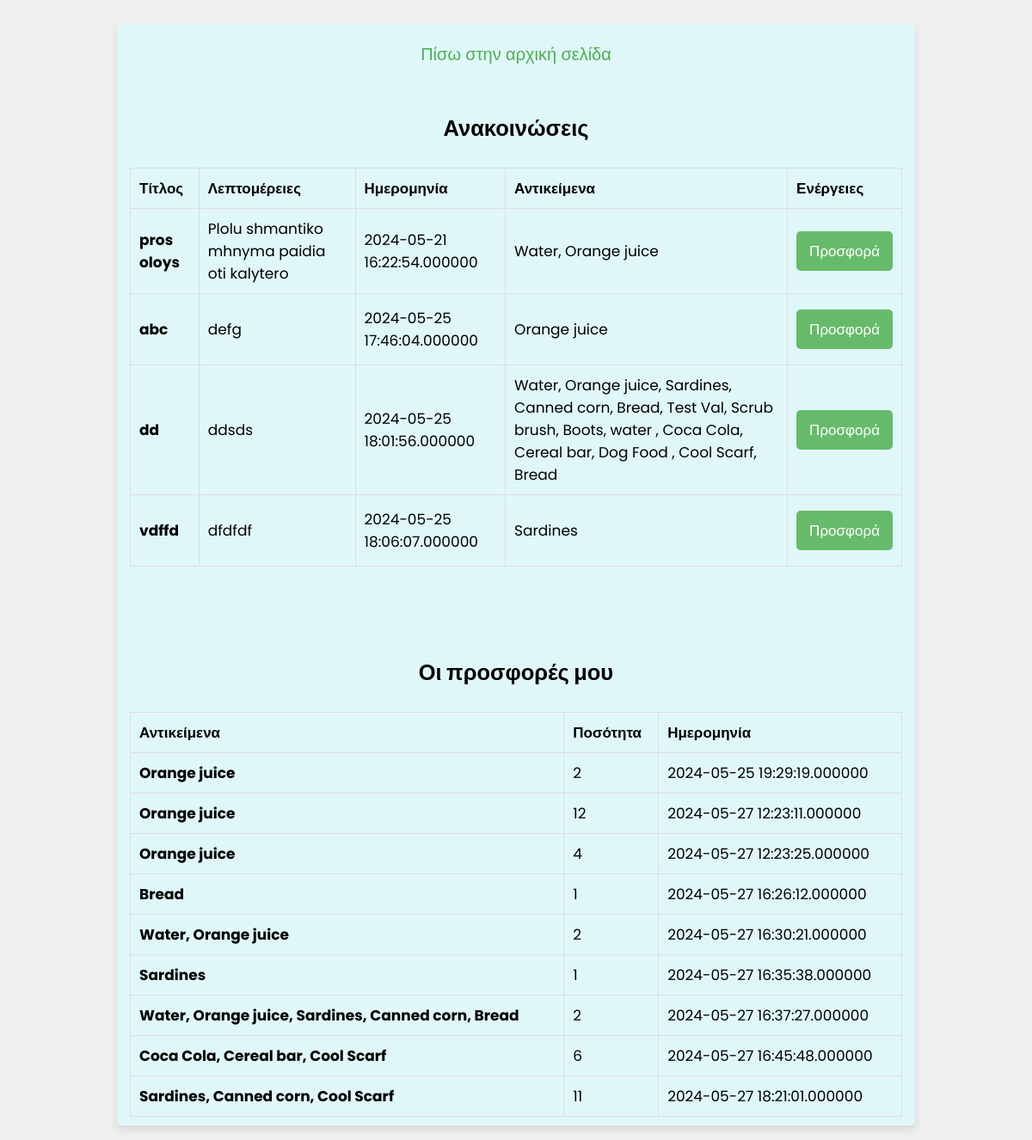
The page /civilian_announcements.php (signed in) on the database as committed earlier.
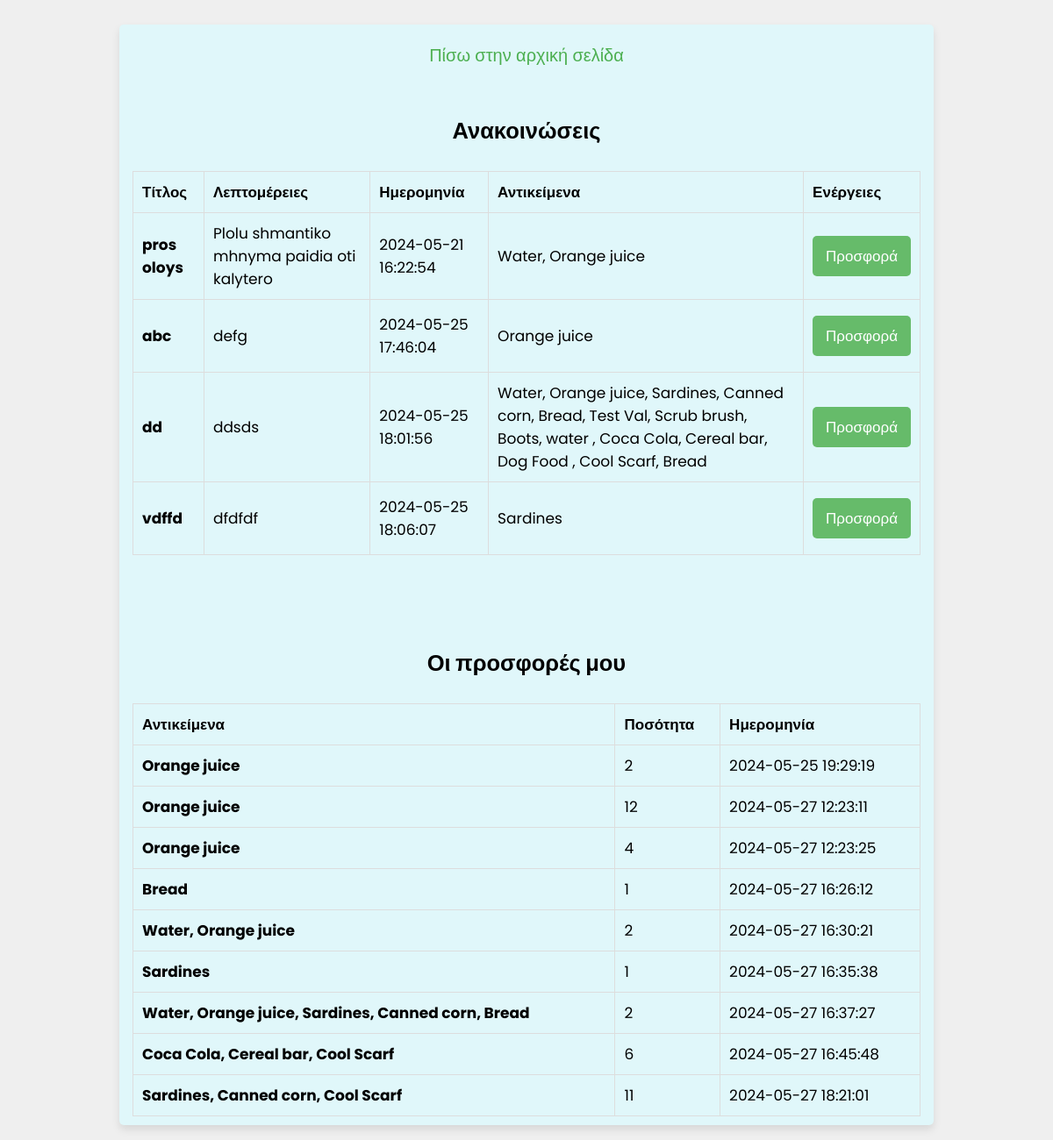
The same page on the database as committed later.
### tables this page shows
CREATE TABLE `announcements` (
  `id` int(255) NOT NULL,
  `title` varchar(255) NOT NULL,
  `details` text NOT NULL,
  `date` datetime NOT NULL,
  `item_ids` varchar(255) NOT NULL
);

CREATE TABLE `offers` (
  `id` int(255) NOT NULL,
  `civilian_id` int(255) NOT NULL,
  `date` datetime NOT NULL,
  `item_id` varchar(255) NOT NULL,
  `quantity` int(255) NOT NULL,
  `load_date` datetime NOT NULL,
  `rescuer_id` int(255) NOT NULL
);

### civilian_announcements.php (the view, shortened to what this page needs)
<?php
@include 'config.php';
$civilian_name = $_SESSION['user_name'];
$stmt = $conn->prepare("SELECT * FROM users WHERE name = ?");
$stmt->bind_param("s", $civilian_name);
$stmt->execute();
$result = $stmt->get_result();
$row = $result->fetch_assoc();
$civilian_id = $row['id'];
?>
<!DOCTYPE html>
<html lang="el">
<head>
    <link rel="stylesheet" href="css/style.css">
</head>
<body>
    <div class="form-container">
    <form id="initialize_form" action="" method="post">
    <p><a href="civilian_page.php">Πίσω στην αρχική σελίδα</a></p>
    <br><br>
        <h2>Ανακοινώσεις</h2><br>
        <table class="table" id="announcementsTable">
            <thead>
                <tr>
                    <th scope="col">Τίτλος</th>
                    <th scope="col">Λεπτομέρειες</th>
                    <th scope="col">Ημερομηνία</th>
                    <th scope="col">Αντικείμενα</th>
                    <th scope="col">Ενέργειες</th>
                </tr>
            </thead>
            <tbody>
                <?php
                $stmt = $conn->prepare("SELECT id, title, details, date, item_ids FROM announcements");
                $stmt->execute();
                $result = $stmt->get_result();
                if ($result->num_rows > 0) {
                    while ($row = $result->fetch_assoc()) {
                        $announcement_id = $row['id'];
                        $item_ids = explode(',', $row['item_ids']);
                        $item_names = [];
                        foreach ($item_ids as $item_id) {
                            $item_stmt = $conn->prepare("SELECT name FROM items WHERE id = ?");
                            $item_stmt->bind_param("i", $item_id);
                            $item_stmt->execute();
                            $item_result = $item_stmt->get_result();
                            if ($item_row = $item_result->fetch_assoc()) {
                                $item_names[] = $item_row['name'];
                            }
                        }
                        $item_names_str = implode(', ', $item_names);
                        echo '<tr>
                            <th scope="row">' . htmlspecialchars($row['title']) . '</th>
                            <td>' . htmlspecialchars($row['details']) . '</td>
                            <td>' . htmlspecialchars($row['date']) . '</td>
                            <td>' . htmlspecialchars($item_names_str) . '</td>
                            <td>
                                <button class="update-btn form-btn"><a href="add_offer_or_request.php?is_a=offer&announcement_id=' . $announcement_id . '">Προσφορά</a></button>
                            </td>
                        </tr>';
                    }
                } else {
                    echo "<tr><td colspan='5'>Δεν βρέθηκαν ανακοινώσεις</td></tr>";
                }
                ?>
            </tbody>
        </table>
        <br><br>
        <form id="initialize_form" action="" method="post">
            <br><br>
            <h2>Οι προσφορές μου</h2><br>
            <table class="table" id="offersTable">
                <thead>
                    <tr>
                        <th scope="col">Αντικείμενα</th>
                        <th scope="col">Ποσότητα</th>
                        <th scope="col">Ημερομηνία</th>
                    </tr>
                </thead>
                <tbody>
                    <?php
                    $stmt = $conn->prepare("SELECT * FROM offers WHERE civilian_id = ?");
                    $stmt->bind_param("i", $civilian_id);
                    $stmt->execute();
                    $result = $stmt->get_result();
                    if ($result) {
                        while ($row = $result->fetch_assoc()) {
                            $itemIds = explode(',', $row['item_id']);
                            $itemNames = [];
                            foreach ($itemIds as $itemId) {
                                $itemStmt = $conn->prepare("SELECT name FROM items WHERE id = ?");
                                $itemStmt->bind_param("i", $itemId);
                                $itemStmt->execute();
                                $itemResult = $itemStmt->get_result();
                                $itemRow = $itemResult->fetch_assoc();
                                $itemNames[] = $itemRow['name'];
                            }
                            $itemNamesString = implode(', ', $itemNames);
                            echo '<tr>
                                <th scope="row">'.$itemNamesString.'</th>
                                <td>'.$row['quantity'].'</td>
                                <td>'.$row['date'].'</td>
                            </tr>';
                        }
                    }
                    ?>
                </tbody>
            </table>
        </form>
    </div>
</body>
</html>

### css/style.css (style rules this page uses)
html { scroll-behavior: smooth; }
* { font-family: 'Poppins', sans-serif; margin:0; padding:0; box-sizing: border-box; outline: none; border:none; text-decoration: none; }
.form-container { min-height: 100vh; display: flex; align-items: center; justify-content: center; padding: 20px; padding-bottom: 60px; background: #efefef; }
.form-container form { padding: 20px; border-radius: 5px; box-shadow: 0 5px 10px rgba(0, 0, 0, .1); background: #FFF; text-align: center; max-width: 80%; }
.form-container form { width: 100%; padding: 10px 15px; font-size: 17px; margin: 8px 0; background: #E0F7FA; border-radius: 5px; }
.form-container form .form-btn { background: #66BB6A; color: #FFF; text-transform: capitalize; font-size: 20px; cursor: pointer; }
.form-container form p { margin-top: 10px; font-size: 20px; color: #333; }
.form-container form p a { color: #4CAF50; }
table { width: 100%; border-collapse: collapse; }
th, td { padding: 10px; border: 1px solid #ddd; text-align: left; }
.form-container form button.form-btn { width: fit-content; padding: 10px 15px; font-size: 17px; margin: 8px 0; background: #66BB6A; color: #FFF; border-radius: 5px; }
button { width: fit-content; padding: 8px 12px; margin: 8px 0; background: #66BB6A; color: #FFF; border-radius: 5px; }
.update-btn, .delete-btn { background: #66BB6A; color: #FFF; border: none; padding: 8px 12px; cursor: pointer; border-radius: 5px; }
.update-btn a, .delete-btn a { color: #FFF; text-decoration: none; }

Rows that differ between the two databases and show on the page:
changed announcements "pros oloys": date "2024-05-21 16:22:54.000000" → "2024-05-21 16:22:54"
changed announcements "abc": date "2024-05-25 17:46:04.000000" → "2024-05-25 17:46:04"
changed announcements "dd": date "2024-05-25 18:01:56.000000" → "2024-05-25 18:01:56"
changed announcements "vdffd": date "2024-05-25 18:06:07.000000" → "2024-05-25 18:06:07"
changed offers (number 1 of 9 on the later page): date "2024-05-25 19:29:19.000000" → "2024-05-25 19:29:19"
changed offers (number 2 of 9 on the later page): date "2024-05-27 12:23:11.000000" → "2024-05-27 12:23:11"
changed offers (number 3 of 9 on the later page): date "2024-05-27 12:23:25.000000" → "2024-05-27 12:23:25"
changed offers (number 4 of 9 on the later page): date "2024-05-27 16:26:12.000000" → "2024-05-27 16:26:12"
changed offers (number 5 of 9 on the later page): date "2024-05-27 16:30:21.000000" → "2024-05-27 16:30:21"
changed offers (number 6 of 9 on the later page): date "2024-05-27 16:35:38.000000" → "2024-05-27 16:35:38"
changed offers (number 7 of 9 on the later page): date "2024-05-27 16:37:27.000000" → "2024-05-27 16:37:27"
changed offers (number 8 of 9 on the later page): date "2024-05-27 16:45:48.000000" → "2024-05-27 16:45:48"
changed offers (number 9 of 9 on the later page): date "2024-05-27 18:21:01.000000" → "2024-05-27 18:21:01"
